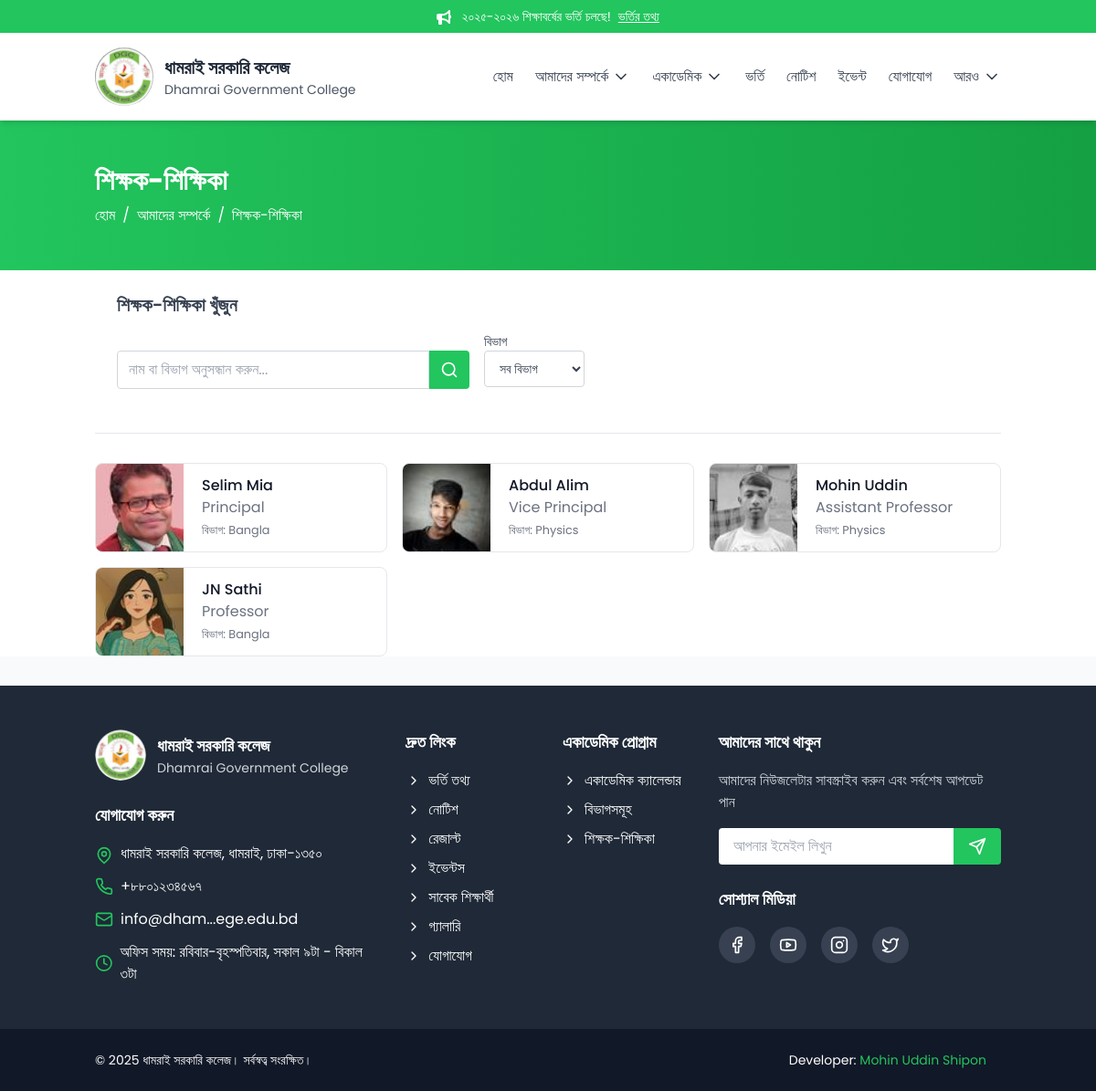
The app's page /about/faculty/ with its own data.
### core/models.py (models this page shows, shortened)
class Faculty(models.Model):
    DESIGNATION_CHOICES = [
        ('Principal', 'Principal'),
        ('Vice Principal', 'Vice Principal'),
        ('Professor', 'Professor'),
        ('Associate Professor', 'Associate Professor'),
        ('Assistant Professor', 'Assistant Professor'),
        ('Lecturer', 'Lecturer'),
        ('Staff', 'Staff'),
    ]
    name = models.CharField(max_length=100)
    designation = models.CharField(max_length=50, choices=DESIGNATION_CHOICES)
    department = models.ForeignKey(Department, on_delete=models.SET_NULL, null=True, blank=True)
    education = models.TextField(null=True)
    bio = models.TextField(null=True)
    photo = models.ImageField(upload_to='faculty/', null=True, blank=True)
    email = models.EmailField(blank=True, null=True)
    phone = models.CharField(max_length=20, blank=True, null=True)
    join_date = models.DateField()
    is_featured = models.BooleanField(default=False)
    slug = models.SlugField(unique=True, blank=True)
    class Meta:
        verbose_name_plural = "Faculty Members"
    @property
    def photo_96(self):
        if self.photo:
            return self.photo.url.replace("faculty/", "faculty/96_faculty/")
        return None

class Department(models.Model):
    name = models.CharField(max_length=100)
    code = models.CharField(max_length=10)
    description = models.TextField(null=True)
    department_head = models.ForeignKey('Faculty', on_delete=models.SET_NULL, null=True, blank=True, related_name='head_of_department')
    established = models.DateField()
    slug = models.SlugField(unique=True, blank=True)
    def __str__(self):
        return self.name

### core/views.py (the view)
# urls.py: path('about/faculty/', views.FacultyListView.as_view(), name='faculty'),
class FacultyListView(ListView):
    model = Faculty
    template_name = 'faculty.html'
    context_object_name = 'faculty'
    def get_queryset(self):
        queryset = super().get_queryset()
        search_query = self.request.GET.get('search', '')
        department_filter = self.request.GET.get('department', '')
        if search_query:
            queryset = queryset.filter(
                Q(name__icontains=search_query) | Q(department__name__icontains=search_query) | Q(designation__icontains=search_query)
            )
        if department_filter:
            queryset = queryset.filter(department__name__icontains=department_filter)
        return queryset
    def get_context_data(self, **kwargs):
        context = super().get_context_data(**kwargs)
        context['departments'] = Department.objects.all()
        context['search_query'] = self.request.GET.get('search', '')
        context['department_filter'] = self.request.GET.get('department', '')
        return context

### templates/faculty.html (shortened to what this page needs)
{% extends "base.html" %}
{% load static %}
{% block content %}
<div class="bg-gradient-to-r from-primary to-primary-dark text-white py-12">
    <div class="container mx-auto px-4">
        <h1 class="text-3xl font-bold mb-2">শিক্ষক-শিক্ষিকা</h1>
        <div class="flex items-center">
            <a href="{% url 'core:home' %}" class="hover:text-primary-light transition-colors duration-200">হোম</a>
            <span class="mx-2">/</span>
            <a href="#" class="hover:text-primary-light transition-colors duration-200">আমাদের সম্পর্কে</a>
            <span class="mx-2">/</span>
            <span>শিক্ষক-শিক্ষিকা</span>
        </div>
    </div>
</div>
<section class="mb-8 bg-white">
    <div class="container mx-auto px-4">
        <div class="mb-8">
            <div class="bg-white border-b p-6">
                <h3 class="text-xl font-semibold mb-4">শিক্ষক-শিক্ষিকা খুঁজুন</h3>
                <form method="get" class="md:flex gap-4">
                    <div class="mb-6 mt-5">
                        <div class="flex">
                            <input type="text" id="facultySearch" {% if search_query %}value="{{ search_query }}" {% endif %} name="search" placeholder="নাম বা বিভাগ অনুসন্ধান করুন..." class="w-full px-3 py-2 border border-gray-300 rounded-l focus:outline-none">
                            <button class="bg-primary text-white px-3 py-2 rounded-r" type="submit">
                                <svg xmlns="http://www.w3.org/2000/svg" width="20" height="20" viewBox="0 0 24 24" fill="none" stroke="currentColor" stroke-width="2" stroke-linecap="round" stroke-linejoin="round" class="lucide lucide-search"><circle cx="11" cy="11" r="8"/><path d="m21 21-4.3-4.3"/></svg>
                            </button>
                        </div>
                    </div>
                    <div>
                        <div>
                            <label for="departmentFilter" class="block text-sm font-thin text-gray-700">বিভাগ</label>
                            <select id="departmentFilter" name="department" class="w-full pr-6 px-3 py-2 border border-gray-300 rounded bg-white text-sm focus:outline-none" onchange="this.form.submit()">
                                {% if departments %}
                                <option value="">সব বিভাগ</option>
                                {% else %}
                                <option value="" disabled>কোন বিভাগ নেই</option>
                                {% endif %}
                            </select>
                        </div>
                    </div>
                </form>
            </div>
        </div>
        {% if faculty %}
        <div class="m-4 lg:m-8 grid grid-cols-1 md:grid-cols-2 lg:grid-cols-3 gap-4">
            {% for item in faculty %}
                <div class="w-full">
                    <a href="{% url 'core:faculty_detail' item.slug %}" class="h-full flex items-center cursor-pointer overflow-hidden border border-gray-200 rounded-lg hover:border-primary transition duration-300 ease-in-out">
                      <img alt="team" class="h-24 w-24 bg-gray-100 object-cover object-center flex-shrink-0 mr-2" src="{{item.photo_96}}" loading="lazy">
                      <div class="flex-grow p-3">
                        <h2 class="text-gray-900 title-font font-medium ">{{item.name}}</h2>
                        <p class="text-gray-500">{{item.designation}}</p>
                        <small class="text-gray-500">বিভাগ: {{item.department}}</small>
                      </div>
                    </a>
                </div>
            {% endfor %}
        </div>
        {% else %}
        <div class="text-center">
            <h2 class="text-2xl font-semibold text-gray-800">কোন শিক্ষক/শিক্ষিকা পাওয়া যায়নি</h2>
            <p class="mt-4 text-gray-600">দয়া করে আপনার অনুসন্ধানটি পরিবর্তন করুন বা আমাদের সাথে যোগাযোগ করুন।</p>
        </div>
        {% endif %}
    </div>
</section>
{% endblock content %}

### records on screen
Faculty: photo_96 (picture), name "Selim Mia", designation "Principal", department "Bangla"
Faculty: photo_96 (picture), name "Abdul Alim", designation "Vice Principal", department "Physics"
Faculty: photo_96 (picture), name "Mohin Uddin", designation "Assistant Professor", department "Physics"
Faculty: photo_96 (picture), name "JN Sathi", designation "Professor", department "Bangla"

### other values on screen
{{ announcement_text }} "২০২৫-২০২৬ শিক্ষাবর্ষের ভর্তি চলছে!"
{{ link_text }} "ভর্তির তথ্য"
